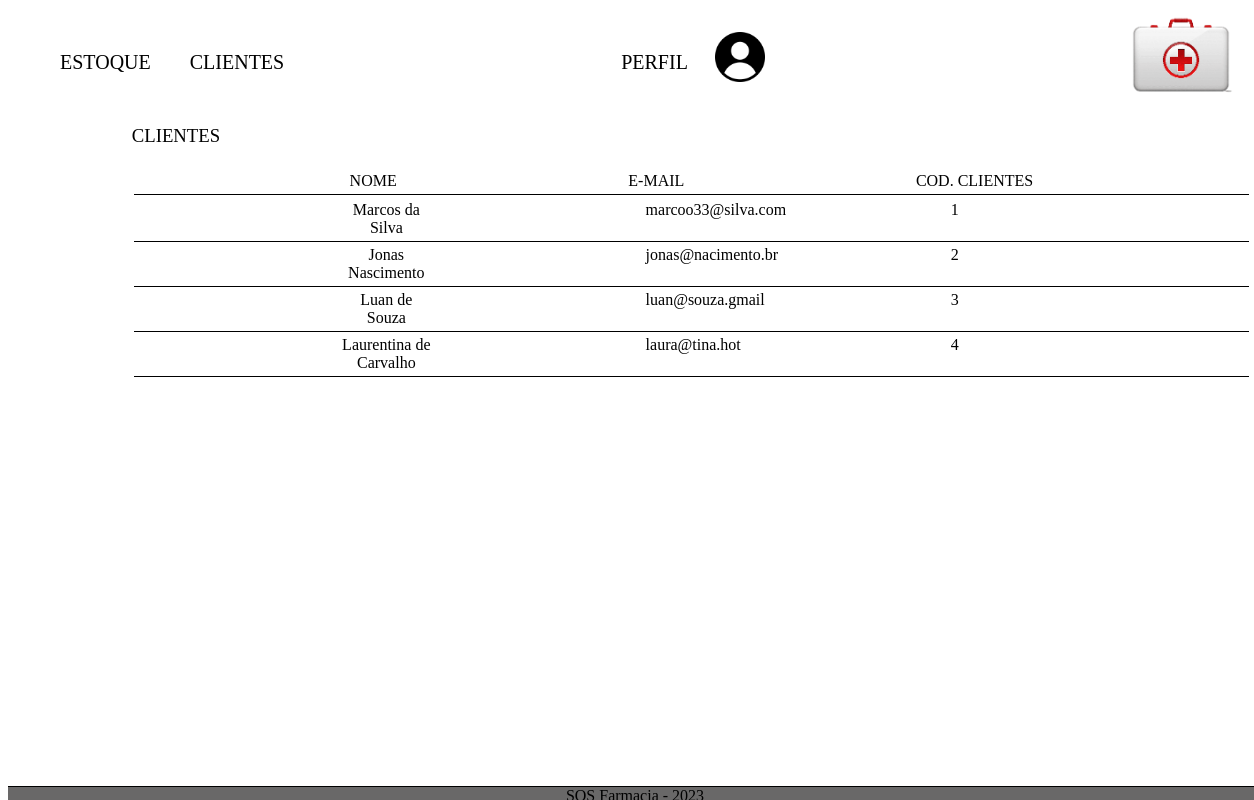
The page /tcc2.0/clientes.php on the database its author committed.
### tables this page shows
create table Clientes(
    IdCliente int not null primary key auto_increment,
    NomeCli varchar(50) not null,
    CPFCli varchar(14) not null,
    EmailCli varchar(50) not null
);

### tcc2.0/clientes.php (the view, shortened to what this page needs)
<?php
    include_once "php_action/conexao_bd.php";
    include_once "includes/head.php";
    include_once "includes/menu.php";
?>
        <section class="catalogo">
        <div class="pesquisa">
            <h3>CLIENTES</h3>
        </div>
        <table>
            <thead class="list">
                <tr>
                    <th>NOME</th>
                    <th>E-MAIL</th>
                    <th class="problema">COD. CLIENTES</th>
                </tr>
            </thead>
            <tbody>
            <?php
                    $sql = "SELECT * FROM Clientes";
                    $resultado = mysqli_query($connection, $sql);
                    while($dados = mysqli_fetch_array($resultado)){
                    ?>
                <tr>
                    <td><?php echo $dados['NomeCli'];?></td>
                    <td><?php echo $dados['EmailCli'];?></td>
                    <td><?php echo $dados['IdCliente'];?></td>
                </tr>
                <?php }
		?>
            </tbody>
        </table>
    </section>
<?php
    include_once "includes/footer.php";
?>

### tcc2.0/style.css (style rules this page uses)
* { font-style: normal; font-weight:normal; }
tr, td, th { text-align: center; display: flex; justify-content: space-between; padding: 2px 100px 2px 100px; }
.catalogo, table { width: 80%; margin: 0 auto 0 auto; }

### tcc2.0/clientes.php (style rules this page uses)
tr, td { display: flex; justify-content: space-between; padding: ; }
tr { width: 90%; text-align: center; border-bottom: solid 1px; }
th { margin-right: 0px; margin: 0 auto; }
td { width: 10%; margin-left: 5px; margin: 0 auto; }
.list { font-weight: bold; }

### rows shown on the page
clientes: NomeCli "Marcos da Silva", EmailCli "marcoo33@silva.com", IdCliente "1"
clientes: NomeCli "Jonas Nascimento", EmailCli "jonas@nacimento.br", IdCliente "2"
clientes: NomeCli "Luan de Souza", EmailCli "luan@souza.gmail", IdCliente "3"
clientes: NomeCli "Laurentina de Carvalho", EmailCli "laura@tina.hot", IdCliente "4"
